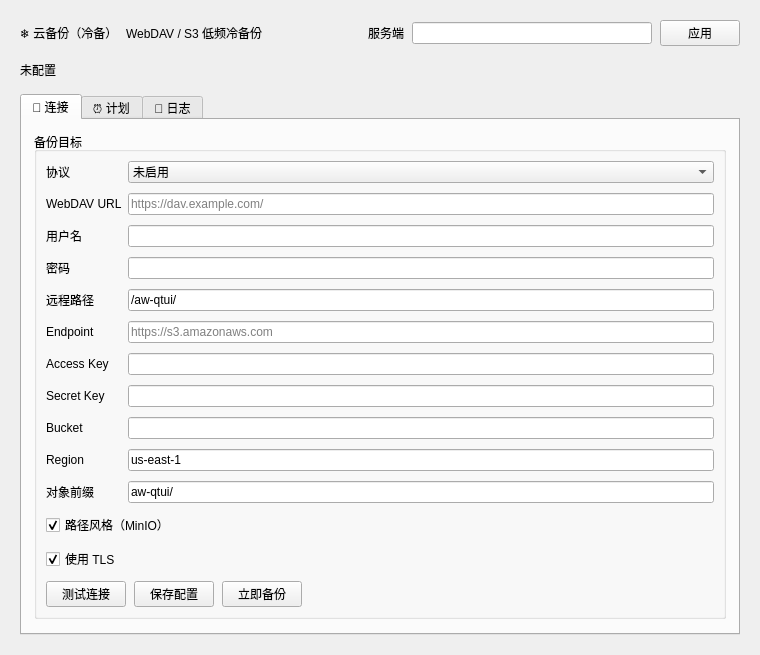
<?xml version="1.0" encoding="UTF-8"?>
<!-- cloudbackuppage.ui —— 云备份（冷备）页布局（Qt Designer）
     与 CloudBackupPage::buildUi() 的静态结构一一对应；主题 objectName、
     下拉框 userData、运行时样式、信号连接等仍在 cloudbackuppage.cpp 中设置 -->
<ui version="4.0">
 <class>CloudBackupPage</class>
 <widget class="QWidget" name="CloudBackupPage">
  <property name="geometry">
   <rect>
    <x>0</x>
    <y>0</y>
    <width>760</width>
    <height>620</height>
   </rect>
  </property>
  <layout class="QVBoxLayout" name="rootLayout" stretch="0,0,1">
   <property name="leftMargin">
    <number>20</number>
   </property>
   <property name="topMargin">
    <number>20</number>
   </property>
   <property name="rightMargin">
    <number>20</number>
   </property>
   <property name="bottomMargin">
    <number>20</number>
   </property>
   <property name="spacing">
    <number>14</number>
   </property>
   <item>
    <layout class="QHBoxLayout" name="toolbar">
     <property name="spacing">
      <number>8</number>
     </property>
     <item>
      <widget class="QLabel" name="title">
       <property name="text">
        <string>❄ 云备份（冷备）</string>
       </property>
      </widget>
     </item>
     <item>
      <widget class="QLabel" name="subtitle">
       <property name="text">
        <string>WebDAV / S3 低频冷备份</string>
       </property>
      </widget>
     </item>
     <item>
      <spacer name="toolbarSpacer">
       <property name="orientation">
        <enum>Qt::Horizontal</enum>
       </property>
       <property name="sizeHint" stdset="0">
        <size>
         <width>40</width>
         <height>20</height>
        </size>
       </property>
      </spacer>
     </item>
     <item>
      <widget class="QLabel" name="lblServer">
       <property name="text">
        <string>服务端</string>
       </property>
      </widget>
     </item>
     <item>
      <widget class="QLineEdit" name="serverEdit">
       <property name="minimumSize">
        <size>
         <width>240</width>
         <height>0</height>
        </size>
       </property>
       <property name="maximumSize">
        <size>
         <width>240</width>
         <height>16777215</height>
        </size>
       </property>
      </widget>
     </item>
     <item>
      <widget class="QPushButton" name="btnApply">
       <property name="text">
        <string>应用</string>
       </property>
      </widget>
     </item>
    </layout>
   </item>
   <item>
    <layout class="QHBoxLayout" name="statusBar">
     <property name="spacing">
      <number>8</number>
     </property>
     <item>
      <widget class="QLabel" name="statusLabel">
       <property name="text">
        <string>未配置</string>
       </property>
      </widget>
     </item>
     <item>
      <spacer name="statusBarSpacer">
       <property name="orientation">
        <enum>Qt::Horizontal</enum>
       </property>
       <property name="sizeHint" stdset="0">
        <size>
         <width>40</width>
         <height>20</height>
        </size>
       </property>
      </spacer>
     </item>
    </layout>
   </item>
   <item>
    <widget class="QTabWidget" name="tabs">
     <widget class="QWidget" name="connTab">
      <attribute name="title">
       <string>🔌 连接</string>
      </attribute>
      <layout class="QVBoxLayout" name="connLay">
       <property name="leftMargin">
        <number>12</number>
       </property>
       <property name="topMargin">
        <number>12</number>
       </property>
       <property name="rightMargin">
        <number>12</number>
       </property>
       <property name="bottomMargin">
        <number>12</number>
       </property>
       <property name="spacing">
        <number>8</number>
       </property>
       <item>
        <widget class="QGroupBox" name="connBox">
         <property name="title">
          <string>备份目标</string>
         </property>
         <layout class="QFormLayout" name="connForm">
          <property name="verticalSpacing">
           <number>10</number>
          </property>
          <item row="0" column="0">
           <widget class="QLabel" name="lblKind">
            <property name="text">
             <string>协议</string>
            </property>
           </widget>
          </item>
          <item row="0" column="1">
           <widget class="QComboBox" name="kind">
            <item>
             <property name="text">
              <string>未启用</string>
             </property>
            </item>
            <item>
             <property name="text">
              <string>WebDAV</string>
             </property>
            </item>
            <item>
             <property name="text">
              <string>S3 / MinIO</string>
             </property>
            </item>
           </widget>
          </item>
          <item row="1" column="0">
           <widget class="QLabel" name="lblWebdavUrl">
            <property name="text">
             <string>WebDAV URL</string>
            </property>
           </widget>
          </item>
          <item row="1" column="1">
           <widget class="QLineEdit" name="webdavUrl">
            <property name="placeholderText">
             <string>https://dav.example.com/</string>
            </property>
           </widget>
          </item>
          <item row="2" column="0">
           <widget class="QLabel" name="lblWebdavUser">
            <property name="text">
             <string>用户名</string>
            </property>
           </widget>
          </item>
          <item row="2" column="1">
           <widget class="QLineEdit" name="webdavUser"/>
          </item>
          <item row="3" column="0">
           <widget class="QLabel" name="lblWebdavPass">
            <property name="text">
             <string>密码</string>
            </property>
           </widget>
          </item>
          <item row="3" column="1">
           <widget class="QLineEdit" name="webdavPass">
            <property name="echoMode">
             <enum>QLineEdit::Password</enum>
            </property>
           </widget>
          </item>
          <item row="4" column="0">
           <widget class="QLabel" name="lblWebdavPath">
            <property name="text">
             <string>远程路径</string>
            </property>
           </widget>
          </item>
          <item row="4" column="1">
           <widget class="QLineEdit" name="webdavPath">
            <property name="text">
             <string>/aw-qtui/</string>
            </property>
           </widget>
          </item>
          <item row="5" column="0">
           <widget class="QLabel" name="lblS3Endpoint">
            <property name="text">
             <string>Endpoint</string>
            </property>
           </widget>
          </item>
          <item row="5" column="1">
           <widget class="QLineEdit" name="s3Endpoint">
            <property name="placeholderText">
             <string>https://s3.amazonaws.com</string>
            </property>
           </widget>
          </item>
          <item row="6" column="0">
           <widget class="QLabel" name="lblS3AccessKey">
            <property name="text">
             <string>Access Key</string>
            </property>
           </widget>
          </item>
          <item row="6" column="1">
           <widget class="QLineEdit" name="s3AccessKey"/>
          </item>
          <item row="7" column="0">
           <widget class="QLabel" name="lblS3SecretKey">
            <property name="text">
             <string>Secret Key</string>
            </property>
           </widget>
          </item>
          <item row="7" column="1">
           <widget class="QLineEdit" name="s3SecretKey">
            <property name="echoMode">
             <enum>QLineEdit::Password</enum>
            </property>
           </widget>
          </item>
          <item row="8" column="0">
           <widget class="QLabel" name="lblS3Bucket">
            <property name="text">
             <string>Bucket</string>
            </property>
           </widget>
          </item>
          <item row="8" column="1">
           <widget class="QLineEdit" name="s3Bucket"/>
          </item>
          <item row="9" column="0">
           <widget class="QLabel" name="lblS3Region">
            <property name="text">
             <string>Region</string>
            </property>
           </widget>
          </item>
          <item row="9" column="1">
           <widget class="QLineEdit" name="s3Region">
            <property name="text">
             <string>us-east-1</string>
            </property>
           </widget>
          </item>
          <item row="10" column="0">
           <widget class="QLabel" name="lblS3Path">
            <property name="text">
             <string>对象前缀</string>
            </property>
           </widget>
          </item>
          <item row="10" column="1">
           <widget class="QLineEdit" name="s3Path">
            <property name="text">
             <string>aw-qtui/</string>
            </property>
           </widget>
          </item>
          <item row="11" column="0" colspan="2">
           <widget class="QCheckBox" name="s3PathStyle">
            <property name="text">
             <string>路径风格（MinIO）</string>
            </property>
            <property name="checked">
             <bool>true</bool>
            </property>
           </widget>
          </item>
          <item row="12" column="0" colspan="2">
           <widget class="QCheckBox" name="s3Tls">
            <property name="text">
             <string>使用 TLS</string>
            </property>
            <property name="checked">
             <bool>true</bool>
            </property>
           </widget>
          </item>
          <item row="13" column="0" colspan="2">
           <layout class="QHBoxLayout" name="btnRow">
            <property name="spacing">
             <number>8</number>
            </property>
            <item>
             <widget class="QPushButton" name="btnTest">
              <property name="text">
               <string>测试连接</string>
              </property>
             </widget>
            </item>
            <item>
             <widget class="QPushButton" name="btnSave">
              <property name="text">
               <string>保存配置</string>
              </property>
             </widget>
            </item>
            <item>
             <widget class="QPushButton" name="btnBackupNow">
              <property name="text">
               <string>立即备份</string>
              </property>
             </widget>
            </item>
            <item>
             <spacer name="btnRowSpacer">
              <property name="orientation">
               <enum>Qt::Horizontal</enum>
              </property>
              <property name="sizeHint" stdset="0">
               <size>
                <width>40</width>
                <height>20</height>
               </size>
              </property>
             </spacer>
            </item>
           </layout>
          </item>
         </layout>
        </widget>
       </item>
       <item>
        <spacer name="connLayStretch">
         <property name="orientation">
          <enum>Qt::Vertical</enum>
         </property>
         <property name="sizeHint" stdset="0">
          <size>
           <width>20</width>
           <height>40</height>
          </size>
         </property>
        </spacer>
       </item>
      </layout>
     </widget>
     <widget class="QWidget" name="settingsTab">
      <attribute name="title">
       <string>⏰ 计划</string>
      </attribute>
      <layout class="QVBoxLayout" name="settingsLay">
       <property name="leftMargin">
        <number>12</number>
       </property>
       <property name="topMargin">
        <number>12</number>
       </property>
       <property name="rightMargin">
        <number>12</number>
       </property>
       <property name="bottomMargin">
        <number>12</number>
       </property>
       <property name="spacing">
        <number>8</number>
       </property>
       <item>
        <widget class="QGroupBox" name="schedBox">
         <property name="title">
          <string>自动备份计划</string>
         </property>
         <layout class="QFormLayout" name="schedForm">
          <property name="verticalSpacing">
           <number>10</number>
          </property>
          <item row="0" column="0" colspan="2">
           <widget class="QCheckBox" name="chkAutoBackup">
            <property name="text">
             <string>启用自动备份</string>
            </property>
           </widget>
          </item>
          <item row="1" column="0">
           <widget class="QLabel" name="lblIntervalHours">
            <property name="text">
             <string>备份间隔</string>
            </property>
           </widget>
          </item>
          <item row="1" column="1">
           <widget class="QSpinBox" name="intervalHours">
            <property name="minimum">
             <number>1</number>
            </property>
            <property name="maximum">
             <number>720</number>
            </property>
            <property name="value">
             <number>24</number>
            </property>
            <property name="suffix">
             <string> 小时</string>
            </property>
           </widget>
          </item>
          <item row="2" column="0">
           <widget class="QLabel" name="lblLastBackupTitle">
            <property name="text">
             <string>上次备份</string>
            </property>
           </widget>
          </item>
          <item row="2" column="1">
           <widget class="QLabel" name="lblLastBackup">
            <property name="text">
             <string>从未备份</string>
            </property>
           </widget>
          </item>
          <item row="3" column="0" colspan="2">
           <widget class="QLabel" name="hint">
            <property name="text">
             <string>冷备按小时间隔自动执行，不影响高频的局域网/D1 同步。</string>
            </property>
           </widget>
          </item>
         </layout>
        </widget>
       </item>
       <item>
        <spacer name="settingsLayStretch">
         <property name="orientation">
          <enum>Qt::Vertical</enum>
         </property>
         <property name="sizeHint" stdset="0">
          <size>
           <width>20</width>
           <height>40</height>
          </size>
         </property>
        </spacer>
       </item>
      </layout>
     </widget>
     <widget class="QWidget" name="logTab">
      <attribute name="title">
       <string>📜 日志</string>
      </attribute>
      <layout class="QVBoxLayout" name="logLay">
       <property name="leftMargin">
        <number>12</number>
       </property>
       <property name="topMargin">
        <number>12</number>
       </property>
       <property name="rightMargin">
        <number>12</number>
       </property>
       <property name="bottomMargin">
        <number>12</number>
       </property>
       <property name="spacing">
        <number>8</number>
       </property>
       <item>
        <widget class="QPlainTextEdit" name="log">
         <property name="readOnly">
          <bool>true</bool>
         </property>
         <property name="placeholderText">
          <string>操作日志将在此显示…</string>
         </property>
        </widget>
       </item>
      </layout>
     </widget>
    </widget>
   </item>
  </layout>
 </widget>
 <resources/>
 <connections/>
</ui>
